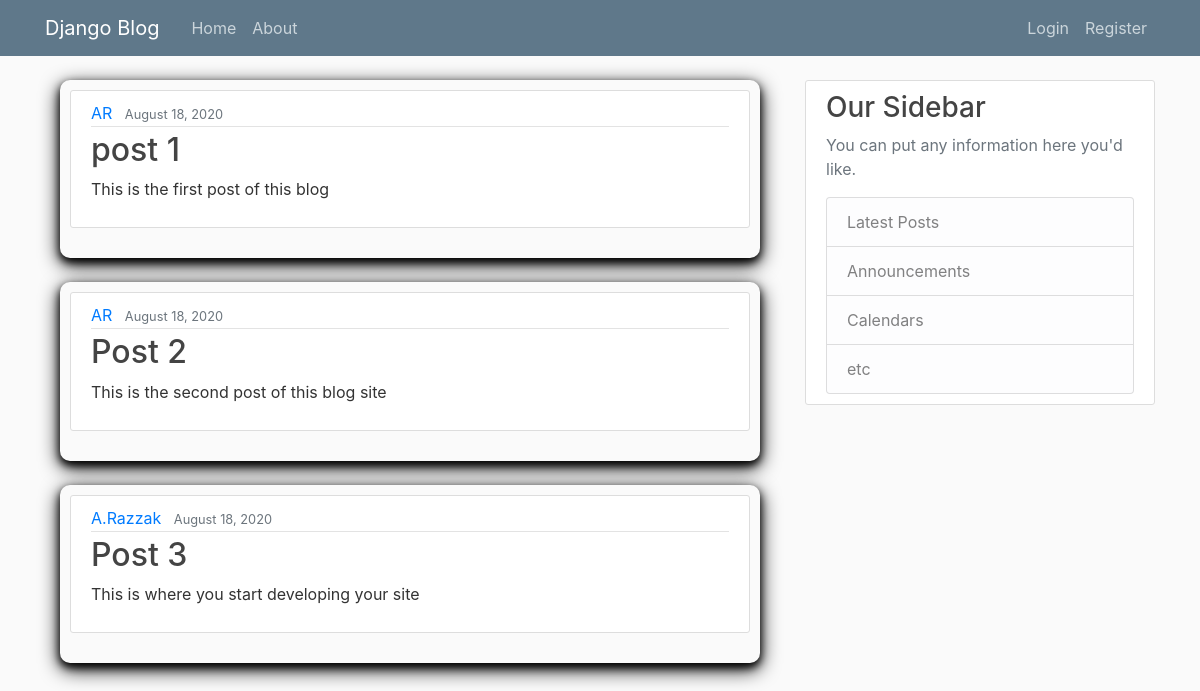
Before: / with the older database file.
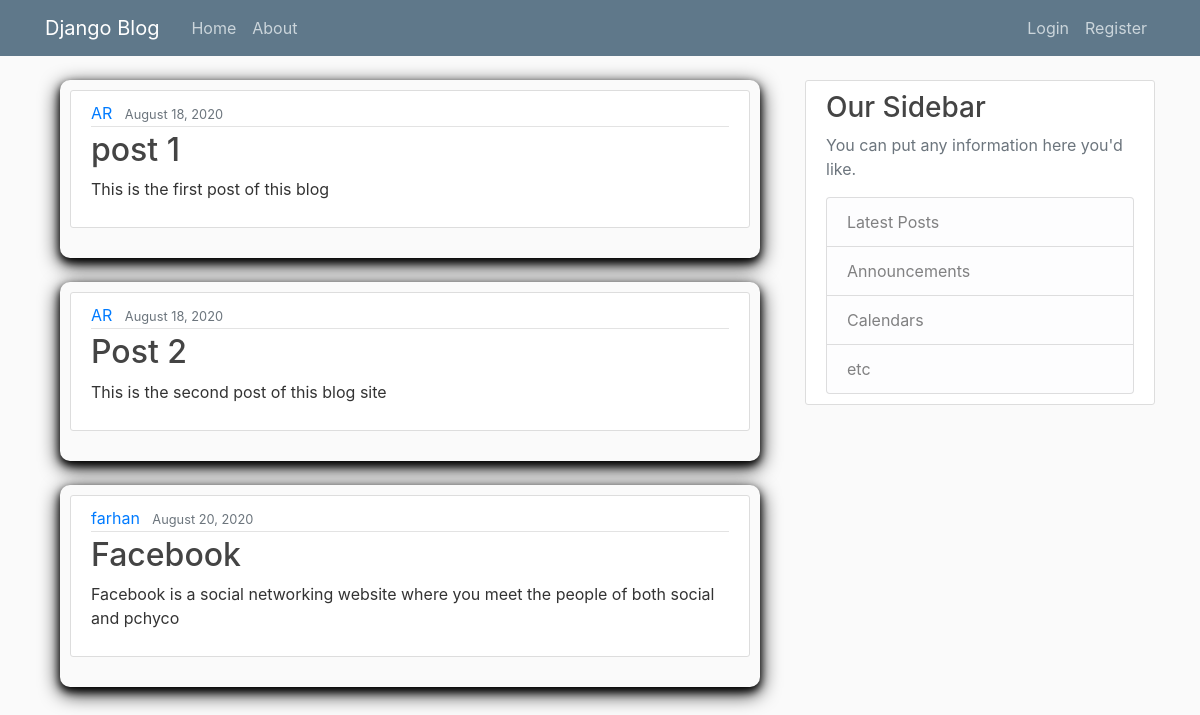
After: the same page with the newer database file.
### blog/models.py (models this page shows, shortened)
class Post(models.Model):
    title = models.CharField(max_length=100)
    content = models.TextField()
    date_posted = models.DateTimeField(default=timezone.now)
    author = models.ForeignKey(User, on_delete=models.CASCADE)

### blog/views.py (the view)
# urls.py: path('', views.home, name='blog-home'),
def home(request):
    context = {
        'posts': Post.objects.all()
    }
    return render(request, 'blog/home.html', context)

### blog/templates/blog/home.html
{% extends 'blog/base.html' %}
{% block content %}
    {% for post in posts %}
        <div class="container">
            <div class="d-flex justify-content-center h-100">
                <div class="user_card mb-4">
                    <article class="media content-section">
                        <div class="media-body">
                            <div class="article-metadata">
                                <a class="mr-2" href="#">{{ post.author }}</a>
                                <small class="text-muted">{{ post.date_posted|date:"F d, Y" }}</small>
                            </div>
                            <h2><a class="article-title" href="#">{{ post.title }}</a></h2>
                            <p class="article-content">{{ post.content }}</p>
                        </div>
                    </article>
                </div>
            </div>
        </div>
    {% endfor %}
{% endblock content %}

### blog/templates/blog/base.html (shortened to what this page needs)
{% load static %}
{% load crispy_forms_tags %}
<!DOCTYPE html>
<html lang="en">
<head>
    <link rel="stylesheet" href="https://stackpath.bootstrapcdn.com/bootstrap/4.3.1/css/bootstrap.min.css"
>
    <link rel="stylesheet" href="https://use.fontawesome.com/releases/v5.6.1/css/all.css"
>
    <link rel="stylesheet" href="{% static 'blog/main.css' %}">
</head>
<body>
<header class="site-header">
    <nav class="navbar navbar-expand-md navbar-dark bg-steel fixed-top">
        <div class="container">
            <a class="navbar-brand mr-4" href="{% url 'blog-home' %}">Django Blog</a>
            <div class="collapse navbar-collapse" id="navbarToggle">
                <div class="navbar-nav mr-auto">
                    <a class="nav-item nav-link" href="{% url 'blog-home' %}">Home</a>
                    <a class="nav-item nav-link" href="{% url 'blog-about' %}">About</a>
                </div>
                <div class="navbar-nav">
                    {% if user.is_authenticated %}
                        <a class="nav-item nav-link" href="{% url 'profile' %}">Profile</a>
                        <a class="nav-item nav-link" href="{% url 'logout' %}">Logout</a>
                    {% else %}
                        <a class="nav-item nav-link" href="{% url 'login' %}">Login</a>
                        <a class="nav-item nav-link" href="{% url 'register' %}">Register</a>
                    {% endif %}
                </div>
            </div>
        </div>
    </nav>
</header>
<main role="main" class="container">
    <div class="row">
        <div class="col-md-8">
            {% block content %}{% endblock %}
        </div>
        <div class="col-md-4">
            <div class="content-section">
                <h3>Our Sidebar</h3>
                <p class='text-muted'>You can put any information here you'd like.
                <ul class="list-group">
                    <li class="list-group-item list-group-item-light">Latest Posts</li>
                    <li class="list-group-item list-group-item-light">Announcements</li>
                    <li class="list-group-item list-group-item-light">Calendars</li>
                    <li class="list-group-item list-group-item-light">etc</li>
                </ul>
            </div>
        </div>
    </div>
</main>
</body>
</html>

### blog/static/blog/main.css (style rules this page uses)
body { background: #fafafa; color: #333333; margin-top: 5rem; }
h1, h2, h3, h4, h5, h6 { color: #444444; }
ul { margin: 0; }
.bg-steel { background-color: #5f788a; }
.site-header .navbar-nav .nav-link { color: #cbd5db; }
.content-section { background: #ffffff; padding: 10px 20px; border: 1px solid #dddddd; border-radius: 3px; margin-bottom: 20px; }
.article-title { color: #444444; }
.article-content { white-space: pre-line; }
.article-metadata { padding-bottom: 1px; margin-bottom: 4px; border-bottom: 1px solid #e3e3e3 }

### blog/templates/blog/base.html (style rules this page uses)
.user_card { width: 1000px; margin-top: auto; margin-bottom: auto; background: #fafafa; position: relative; display: flex; justify-content: center; flex-direction: column; padding: 10px; box-shadow: 0 4px 8px 0 rgb(0, 0, 0), 0 6px 20px 0 rgb(0, 0, 0); -webkit-box-shadow: 0 4px 8px 0 rgb(0, 0, 0), 0 6px 20px 0 rgb(0, 0, 0); -moz-box-shadow: 0 4px 8px 0 rgb(0, 0, 0), 0 6px 20px 0 rgb(0, 0, 0); border-radius: 10px; }

Changed rows visible on the page:
removed Post: author "A.Razzak", date_posted "August 18, 2020", title "Post 3", content "This is where you start developing your site"
added Post: author "farhan", date_posted "August 20, 2020", title "Facebook", content "Facebook is a social networking website where you meet the people of both social and pchyco"
